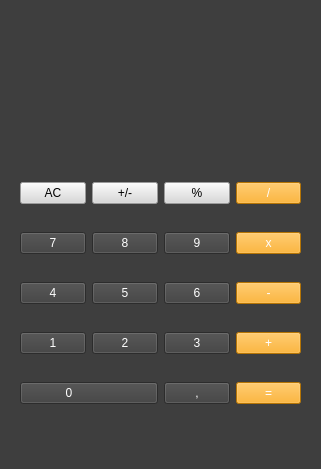
<?xml version="1.0" encoding="UTF-8"?>
<ui version="4.0">
 <class>MainWindow</class>
 <widget class="QMainWindow" name="MainWindow">
  <property name="geometry">
   <rect>
    <x>0</x>
    <y>0</y>
    <width>321</width>
    <height>469</height>
   </rect>
  </property>
  <property name="windowTitle">
   <string>Calculator</string>
  </property>
  <property name="styleSheet">
   <string notr="true">background-color: rgb(62, 62, 62);</string>
  </property>
  <widget class="QWidget" name="centralwidget">
   <widget class="QWidget" name="gridLayoutWidget">
    <property name="geometry">
     <rect>
      <x>20</x>
      <y>160</y>
      <width>281</width>
      <height>271</height>
     </rect>
    </property>
    <layout class="QGridLayout" name="gridLayout">
     <item row="1" column="2">
      <widget class="QPushButton" name="button9">
       <property name="styleSheet">
        <string notr="true">color: rgb(255, 255, 255); font: 75 15pt &quot;MS Shell Dlg 2&quot;;</string>
       </property>
       <property name="text">
        <string>9</string>
       </property>
      </widget>
     </item>
     <item row="3" column="0">
      <widget class="QPushButton" name="button1">
       <property name="styleSheet">
        <string notr="true">color: rgb(255, 255, 255); font: 75 15pt &quot;MS Shell Dlg 2&quot;;</string>
       </property>
       <property name="text">
        <string>1</string>
       </property>
      </widget>
     </item>
     <item row="1" column="1">
      <widget class="QPushButton" name="button8">
       <property name="styleSheet">
        <string notr="true">color: rgb(255, 255, 255); font: 75 15pt &quot;MS Shell Dlg 2&quot;;</string>
       </property>
       <property name="text">
        <string>8</string>
       </property>
      </widget>
     </item>
     <item row="4" column="3">
      <widget class="QPushButton" name="eqButton">
       <property name="styleSheet">
        <string notr="true">background-color: rgb(254, 163, 5); color: rgb(255, 255, 255); font: 75 15pt &quot;MS Shell Dlg 2&quot;;</string>
       </property>
       <property name="text">
        <string>=</string>
       </property>
      </widget>
     </item>
     <item row="3" column="1">
      <widget class="QPushButton" name="button2">
       <property name="styleSheet">
        <string notr="true">color: rgb(255, 255, 255); font: 75 15pt &quot;MS Shell Dlg 2&quot;;</string>
       </property>
       <property name="text">
        <string>2</string>
       </property>
      </widget>
     </item>
     <item row="1" column="3">
      <widget class="QPushButton" name="multiButton">
       <property name="styleSheet">
        <string notr="true">background-color: rgb(254, 163, 5); color: rgb(255, 255, 255); font: 75 15pt &quot;MS Shell Dlg 2&quot;;</string>
       </property>
       <property name="text">
        <string>x</string>
       </property>
      </widget>
     </item>
     <item row="2" column="3">
      <widget class="QPushButton" name="subButton">
       <property name="styleSheet">
        <string notr="true">background-color: rgb(254, 163, 5); color: rgb(255, 255, 255); font: 75 15pt &quot;MS Shell Dlg 2&quot;;</string>
       </property>
       <property name="text">
        <string>-</string>
       </property>
      </widget>
     </item>
     <item row="2" column="1">
      <widget class="QPushButton" name="button5">
       <property name="styleSheet">
        <string notr="true">color: rgb(255, 255, 255); font: 75 15pt &quot;MS Shell Dlg 2&quot;;</string>
       </property>
       <property name="text">
        <string>5</string>
       </property>
      </widget>
     </item>
     <item row="4" column="2">
      <widget class="QPushButton" name="commaButton">
       <property name="styleSheet">
        <string notr="true">color: rgb(255, 255, 255); font: 75 15pt &quot;MS Shell Dlg 2&quot;;</string>
       </property>
       <property name="text">
        <string>,</string>
       </property>
      </widget>
     </item>
     <item row="1" column="0">
      <widget class="QPushButton" name="button7">
       <property name="styleSheet">
        <string notr="true">color: rgb(255, 255, 255); font: 75 15pt &quot;MS Shell Dlg 2&quot;;</string>
       </property>
       <property name="text">
        <string>7</string>
       </property>
      </widget>
     </item>
     <item row="3" column="3">
      <widget class="QPushButton" name="sumButton">
       <property name="styleSheet">
        <string notr="true">background-color: rgb(254, 163, 5); color: rgb(255, 255, 255); font: 75 15pt &quot;MS Shell Dlg 2&quot;;</string>
       </property>
       <property name="text">
        <string>+</string>
       </property>
      </widget>
     </item>
     <item row="2" column="2">
      <widget class="QPushButton" name="button6">
       <property name="styleSheet">
        <string notr="true">color: rgb(255, 255, 255); font: 75 15pt &quot;MS Shell Dlg 2&quot;;</string>
       </property>
       <property name="text">
        <string>6</string>
       </property>
      </widget>
     </item>
     <item row="2" column="0">
      <widget class="QPushButton" name="button4">
       <property name="styleSheet">
        <string notr="true">color: rgb(255, 255, 255); font: 75 15pt &quot;MS Shell Dlg 2&quot;;</string>
       </property>
       <property name="text">
        <string>4</string>
       </property>
      </widget>
     </item>
     <item row="3" column="2">
      <widget class="QPushButton" name="button3">
       <property name="maximumSize">
        <size>
         <width>20000</width>
         <height>20000</height>
        </size>
       </property>
       <property name="styleSheet">
        <string notr="true">color: rgb(255, 255, 255); font: 75 15pt &quot;MS Shell Dlg 2&quot;;</string>
       </property>
       <property name="text">
        <string>3</string>
       </property>
      </widget>
     </item>
     <item row="0" column="0">
      <widget class="QPushButton" name="ACbutton">
       <property name="styleSheet">
        <string notr="true">background-color: rgb(216, 216, 216);
font: 75 15pt &quot;MS Shell Dlg 2&quot;;</string>
       </property>
       <property name="text">
        <string>AC</string>
       </property>
      </widget>
     </item>
     <item row="0" column="1">
      <widget class="QPushButton" name="charButton">
       <property name="styleSheet">
        <string notr="true">background-color: rgb(216, 216, 216); font: 75 15pt &quot;MS Shell Dlg 2&quot;;</string>
       </property>
       <property name="text">
        <string>+/-</string>
       </property>
      </widget>
     </item>
     <item row="0" column="2">
      <widget class="QPushButton" name="percentButton">
       <property name="styleSheet">
        <string notr="true">background-color: rgb(216, 216, 216); font: 75 15pt &quot;MS Shell Dlg 2&quot;;</string>
       </property>
       <property name="text">
        <string>%</string>
       </property>
      </widget>
     </item>
     <item row="0" column="3">
      <widget class="QPushButton" name="divButton">
       <property name="styleSheet">
        <string notr="true">background-color: rgb(254, 163, 5); color: rgb(255, 255, 255); font: 75 15pt &quot;MS Shell Dlg 2&quot;;</string>
       </property>
       <property name="text">
        <string>/</string>
       </property>
      </widget>
     </item>
     <item row="4" column="0" colspan="2">
      <widget class="QPushButton" name="button0">
       <property name="styleSheet">
        <string notr="true">color: rgb(255, 255, 255); font: 75 15pt &quot;MS Shell Dlg 2&quot;;</string>
       </property>
       <property name="text">
        <string>0            </string>
       </property>
      </widget>
     </item>
    </layout>
   </widget>
   <widget class="QLabel" name="label">
    <property name="geometry">
     <rect>
      <x>20</x>
      <y>110</y>
      <width>281</width>
      <height>41</height>
     </rect>
    </property>
    <property name="styleSheet">
     <string notr="true">color: rgb(255, 255, 255);
font: 75 20pt &quot;MS Shell Dlg 2&quot;;</string>
    </property>
    <property name="text">
     <string/>
    </property>
   </widget>
  </widget>
  <widget class="QStatusBar" name="statusbar"/>
 </widget>
 <resources/>
 <connections/>
</ui>
